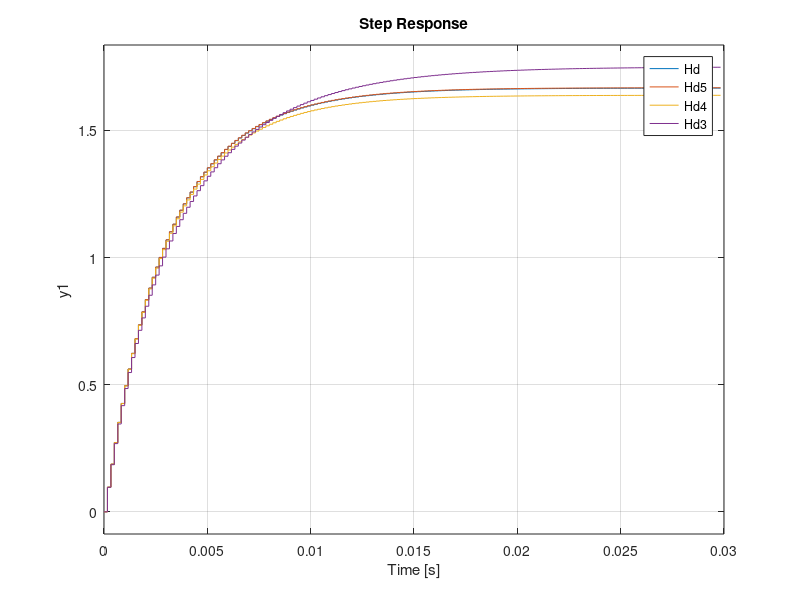

MATLAB code to generate this figure:
H = tf(600*[1,500],conv([1,300],[1,600]));
Te = 1.6667e-04;
Hd = c2d(H,Te,'zoh');
step(H), hold on, step(Hd);

format long
[num,den] = tfdata(Hd,'v')

Hd5 = tf([0.09675,-0.08901],[1,-1.85606,0.86070],Te);
Hd4 = tf([0.0967,-0.0890],[1,-1.8560,0.8607],Te);
Hd3 = tf([0.096,-0.089],[1,-1.856,0.860],Te);

step(Hd,Hd5,Hd4,Hd3);
legend('Hd','Hd5','Hd4','Hd3')
